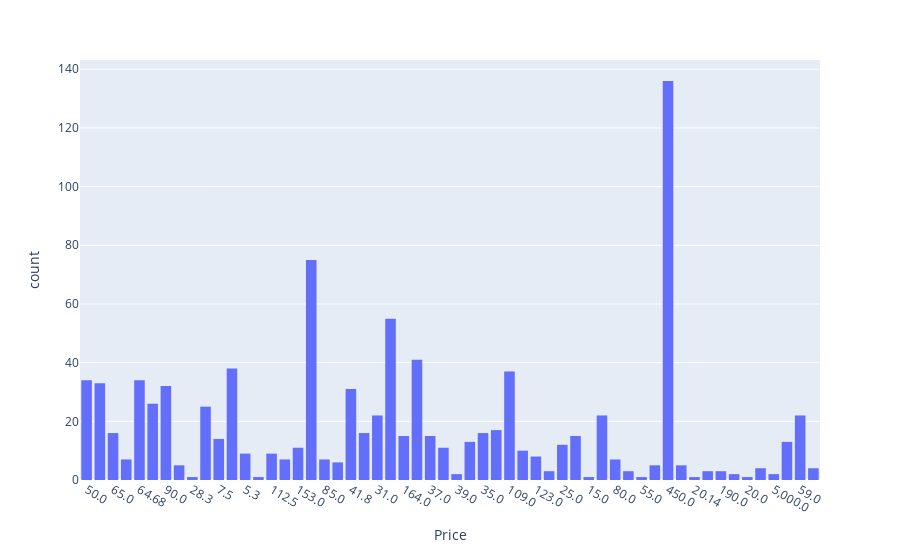

The notebook cell this image was saved under:
### Markdown cell above
# How Expensive are the Launches? 

Create a histogram and visualise the distribution. The price column is given in USD millions (careful of missing values).

### Code cell
fig_b = px.histogram(data_frame=cold_war_df, x='Price')
fig_b

### Figure 1 — Plotly figure (JSON) as saved in the notebook; plotly's stock layout.template omitted (floating-point values rounded to 4 significant figures; data arrays with more than 128 entries replaced by an {"elided": "..."} marker saying what was removed)
{"data": [{"alignmentgroup": "True", "bingroup": "x", "hovertemplate": "Price=%{x}<br>count=%{y}<extra></extra>", "legendgroup": "", "marker": {"color": "#636efa", "pattern": {"shape": ""}}, "name": "", "offsetgroup": "", "orientation": "v", "showlegend": false, "type": "histogram", "x": {"elided": "4324 str values"}, "xaxis": "x", "yaxis": "y"}], "layout": {"barmode": "relative", "legend": {"tracegroupgap": 0}, "margin": {"t": 60}, "xaxis": {"anchor": "y", "domain": [0, 1], "title": {"text": "Price"}}, "yaxis": {"anchor": "x", "domain": [0, 1], "title": {"text": "count"}}}}
